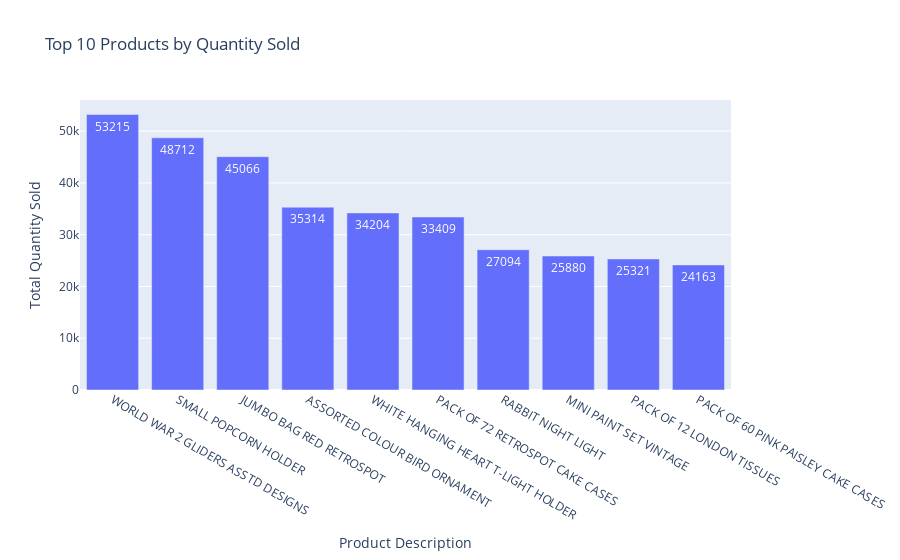

Source (notebook cell):
### Code cell
# top 10 Products by Quantity Sold
top_products_qty = data.groupby('StockCode').agg({'Quantity': 'sum', 'Description': 'first'}).reset_index()
top_products_qty = top_products_qty.sort_values(by='Quantity', ascending=False).head(10)
fig = px.bar(top_products_qty, x='Description', y='Quantity',
             title='Top 10 Products by Quantity Sold',
                labels={'Quantity': 'Total Quantity Sold', 'Description': 'Product Description'},
                text='Quantity')
fig.show()

### Figure 1 — Plotly figure (JSON) as saved in the notebook; plotly's stock layout.template omitted (floating-point values rounded to 4 significant figures)
{"data": [{"hovertemplate": "Product Description=%{x}<br>Total Quantity Sold=%{text}<extra></extra>", "legendgroup": "", "marker": {"color": "#636efa", "pattern": {"shape": ""}}, "name": "", "orientation": "v", "showlegend": false, "text": [53220.0, 48710.0, 45070.0, 35310.0, 34200.0, 33410.0, 27090.0, 25880.0, 25320.0, 24160.0], "textposition": "auto", "type": "bar", "x": ["WORLD WAR 2 GLIDERS ASSTD DESIGNS", "SMALL POPCORN HOLDER", "JUMBO BAG RED RETROSPOT", "ASSORTED COLOUR BIRD ORNAMENT", "WHITE HANGING HEART T-LIGHT HOLDER", "PACK OF 72 RETROSPOT CAKE CASES", "RABBIT NIGHT LIGHT", "MINI PAINT SET VINTAGE ", "PACK OF 12 LONDON TISSUES ", "PACK OF 60 PINK PAISLEY CAKE CASES"], "xaxis": "x", "y": [53215, 48712, 45066, 35314, 34204, 33409, 27094, 25880, 25321, 24163], "yaxis": "y"}], "layout": {"barmode": "relative", "legend": {"tracegroupgap": 0}, "title": {"text": "Top 10 Products by Quantity Sold"}, "xaxis": {"anchor": "y", "domain": [0, 1], "title": {"text": "Product Description"}}, "yaxis": {"anchor": "x", "domain": [0, 1], "title": {"text": "Total Quantity Sold"}}}}
